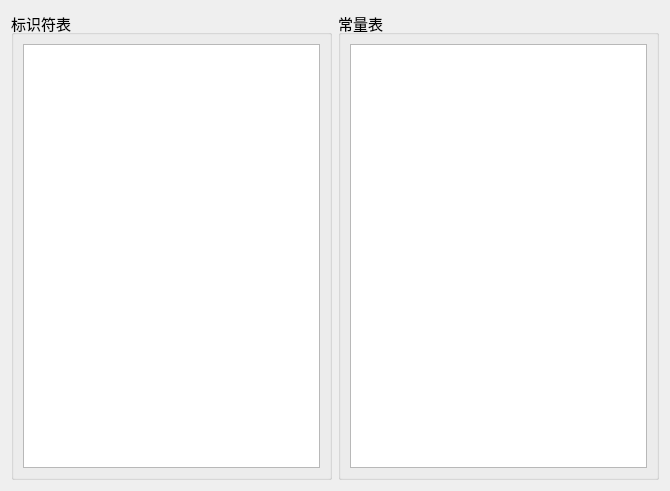
<?xml version="1.0" encoding="UTF-8"?>
<ui version="4.0">
 <class>Form</class>
 <widget class="QWidget" name="Form">
  <property name="geometry">
   <rect>
    <x>0</x>
    <y>0</y>
    <width>670</width>
    <height>491</height>
   </rect>
  </property>
  <property name="windowTitle">
   <string>标识符常量表</string>
  </property>
  <layout class="QHBoxLayout" name="horizontalLayout">
   <item>
    <widget class="QGroupBox" name="symbolGroupBox">
     <property name="font">
      <font>
       <family>Microsoft YaHei UI</family>
       <pointsize>11</pointsize>
      </font>
     </property>
     <property name="title">
      <string>标识符表</string>
     </property>
     <layout class="QVBoxLayout" name="verticalLayout">
      <item>
       <widget class="QTableWidget" name="symbolTable"/>
      </item>
     </layout>
    </widget>
   </item>
   <item>
    <widget class="QGroupBox" name="constantGroupBox">
     <property name="font">
      <font>
       <family>Microsoft YaHei UI</family>
       <pointsize>11</pointsize>
      </font>
     </property>
     <property name="title">
      <string>常量表</string>
     </property>
     <layout class="QVBoxLayout" name="verticalLayout_2">
      <item>
       <widget class="QTableWidget" name="constantTable"/>
      </item>
     </layout>
    </widget>
   </item>
  </layout>
 </widget>
 <resources/>
 <connections/>
</ui>
